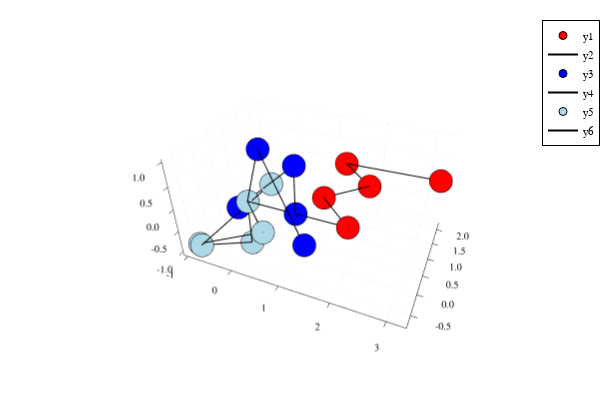

This figure's notebook cell:
### Code cell
p = plot()
plotChain!(P,"red")
plotChain!(Q,"blue")
plotChain!(lastQ,"lightblue")

### Figure 1 — Plotly figure (JSON) as saved in the notebook; plotly's stock layout.template omitted (floating-point values rounded to 4 significant figures)
{"data": [{"colorbar": {"title": {"text": ""}}, "legendgroup": "y1", "marker": {"color": "rgba(255, 0, 0, 1.000)", "line": {"color": "rgba(0, 0, 0, 1)", "width": 1}, "size": 8, "symbol": "circle"}, "mode": "markers", "name": "y1", "scene": "scene", "showlegend": true, "type": "scatter3d", "x": [0, 2.0, 1.269, 1.951, 1.219, 3.218], "xaxis": "x", "y": [0, 0, 0.682, 1.413, 2.095, 2.179], "yaxis": "y", "z": [0, 0, 0, 1.225e-16, -4.93e-32, 5.207e-16], "zaxis": "z", "zmax": null, "zmin": null}, {"colorbar": {"title": {"text": ""}}, "legendgroup": "y2", "line": {"color": "rgba(0, 0, 0, 1)", "dash": "solid", "shape": "linear", "width": 2}, "mode": "lines", "name": "y2", "scene": "scene", "showlegend": true, "type": "scatter3d", "x": [0, 2.0, 1.269, 1.951, 1.219, 3.218], "xaxis": "x", "y": [0, 0, 0.682, 1.413, 2.095, 2.179], "yaxis": "y", "z": [0, 0, 0, 1.225e-16, -4.93e-32, 5.207e-16], "zaxis": "z", "zmax": null, "zmin": null}, {"colorbar": {"title": {"text": ""}}, "legendgroup": "y3", "marker": {"color": "rgba(0, 0, 255, 1.000)", "line": {"color": "rgba(0, 0, 0, 1)", "width": 1}, "size": 8, "symbol": "circle"}, "mode": "markers", "name": "y3", "scene": "scene", "showlegend": true, "type": "scatter3d", "x": [1.35, 0, 0, 1, 1, -0.4045], "xaxis": "x", "y": [-0.4001, 0.5, 0, 0, 0, 0.2341], "yaxis": "y", "z": [-0.3032, 0.866, 0, 0, 1, -0.4045], "zaxis": "z", "zmax": null, "zmin": null}, {"colorbar": {"title": {"text": ""}}, "legendgroup": "y4", "line": {"color": "rgba(0, 0, 0, 1)", "dash": "solid", "shape": "linear", "width": 2}, "mode": "lines", "name": "y4", "scene": "scene", "showlegend": true, "type": "scatter3d", "x": [1.35, 0, 0, 1, 1, -0.4045], "xaxis": "x", "y": [-0.4001, 0.5, 0, 0, 0, 0.2341], "yaxis": "y", "z": [-0.3032, 0.866, 0, 0, 1, -0.4045], "zaxis": "z", "zmax": null, "zmin": null}, {"colorbar": {"title": {"text": ""}}, "legendgroup": "y5", "marker": {"color": "rgba(173, 216, 230, 1.000)", "line": {"color": "rgba(0, 0, 0, 1)", "width": 1}, "size": 8, "symbol": "circle"}, "mode": "markers", "name": "y5", "scene": "scene", "showlegend": true, "type": "scatter3d", "x": [0.407, -0.879, -5.054e-17, 0, 0.7195, -0.9718], "xaxis": "x", "y": [0.22, -0.4768, 1.305e-17, 0, -0.6945, -0.4245], "yaxis": "y", "z": [0.3641, -1.0, -1.0, 0, -2.592e-16, -1.033], "zaxis": "z", "zmax": null, "zmin": null}, {"colorbar": {"title": {"text": ""}}, "legendgroup": "y6", "line": {"color": "rgba(0, 0, 0, 1)", "dash": "solid", "shape": "linear", "width": 2}, "mode": "lines", "name": "y6", "scene": "scene", "showlegend": true, "type": "scatter3d", "x": [0.407, -0.879, -5.054e-17, 0, 0.7195, -0.9718], "xaxis": "x", "y": [0.22, -0.4768, 1.305e-17, 0, -0.6945, -0.4245], "yaxis": "y", "z": [0.3641, -1.0, -1.0, 0, -2.592e-16, -1.033], "zaxis": "z", "zmax": null, "zmin": null}], "layout": {"annotations": [], "height": 400, "legend": {"bgcolor": "rgba(255, 255, 255, 1.000)", "bordercolor": "rgba(0, 0, 0, 1)", "borderwidth": 1, "font": {"color": "rgba(0, 0, 0, 1)", "family": "sans-serif", "size": 11}, "title": {"font": {"color": "rgba(0, 0, 0, 1)", "family": "sans-serif", "size": 15}, "text": ""}, "tracegroupgap": 0, "traceorder": "normal", "x": 1, "xanchor": "auto", "y": 1, "yanchor": "auto"}, "margin": {"b": 20, "l": 0, "r": 0, "t": 20}, "paper_bgcolor": "rgba(255, 255, 255, 1.000)", "plot_bgcolor": "rgba(255, 255, 255, 1.000)", "scene": {"aspectmode": "auto", "aspectratio": {"x": 1.443, "y": 0.9897, "z": 0.7002}, "camera": {"center": {"x": 0, "y": 0, "z": 0}, "eye": {"x": 0.8533, "y": -1.984, "z": 1.447}, "projection": {"type": "perspective"}, "up": {"x": 0, "y": 0, "z": 1}}, "domain": {"x": [0.06582, 0.9934], "y": [0.03762, 0.9902]}, "xaxis": {"gridcolor": "rgba(0, 0, 0, 0.1)", "gridwidth": 0.5, "linecolor": "rgba(0, 0, 0, 1)", "mirror": false, "range": [-1.098, 3.343], "showgrid": true, "showline": true, "showticklabels": true, "tickangle": 0, "tickcolor": "rgb(0, 0, 0)", "tickfont": {"color": "rgba(0, 0, 0, 1)", "family": "sans-serif", "size": 11}, "tickmode": "array", "ticks": "inside", "ticktext": ["-1", "0", "1", "2", "3"], "tickvals": [-1, 0, 1, 2, 3], "title": {"font": {"color": "rgba(0, 0, 0, 1)", "family": "sans-serif", "size": 15}, "text": ""}, "type": "linear", "visible": true, "zeroline": false, "zerolinecolor": "rgba(0, 0, 0, 1)"}, "yaxis": {"gridcolor": "rgba(0, 0, 0, 0.1)", "gridwidth": 0.5, "linecolor": "rgba(0, 0, 0, 1)", "mirror": false, "range": [-0.7807, 2.265], "showgrid": true, "showline": true, "showticklabels": true, "tickangle": 0, "tickcolor": "rgb(0, 0, 0)", "tickfont": {"color": "rgba(0, 0, 0, 1)", "family": "sans-serif", "size": 11}, "tickmode": "array", "ticks": "inside", "ticktext": ["-0.5", "0.0", "0.5", "1.0", "1.5", "2.0"], "tickvals": [-0.5, 0, 0.5, 1, 1.5, 2], "title": {"font": {"color": "rgba(0, 0, 0, 1)", "family": "sans-serif", "size": 15}, "text": ""}, "type": "linear", "visible": true, "zeroline": false, "zerolinecolor": "rgba(0, 0, 0, 1)"}, "zaxis": {"gridcolor": "rgba(0, 0, 0, 0.1)", "gridwidth": 0.5, "linecolor": "rgba(0, 0, 0, 1)", "mirror": false, "range": [-1.094, 1.061], "showgrid": true, "showline": true, "showticklabels": true, "tickangle": 0, "tickcolor": "rgb(0, 0, 0)", "tickfont": {"color": "rgba(0, 0, 0, 1)", "family": "sans-serif", "size": 11}, "tickmode": "array", "ticks": "inside", "ticktext": ["-1.0", "-0.5", "0.0", "0.5", "1.0"], "tickvals": [-1, -0.5, 0, 0.5, 1], "title": {"font": {"color": "rgba(0, 0, 0, 1)", "family": "sans-serif", "size": 15}, "text": ""}, "type": "linear", "visible": true, "zeroline": false, "zerolinecolor": "rgba(0, 0, 0, 1)"}}, "showlegend": true, "width": 600}}
